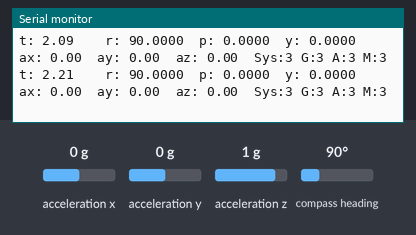
This sketch was run on a simulated Arduino Uno, built with avr-gcc and run on an emulated ATmega328P. On the bench: the last lines printed to the serial monitor. The inputs (shaded band) are chosen by the test bench; at power-on: acceleration z 1 g, acceleration x 0 g, compass heading 90°, acceleration y 0 g.

Above: at 2.3 s.
2.4 s: acceleration z set to -1.4 g
At 2.57 s:
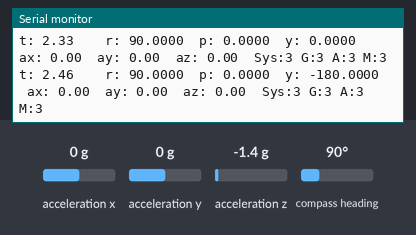
5.4 s: acceleration x set to -1.4 g
At 5.45 s:
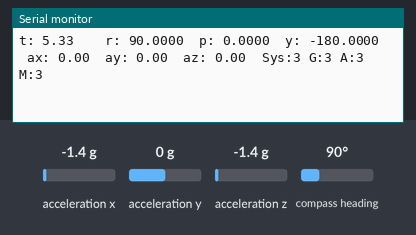
8.4 s: compass heading set to 180°
At 8.5 s:
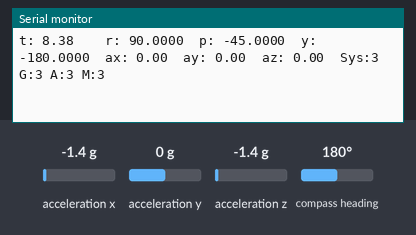
11.4 s: acceleration x set to 0 g
At 11.46 s:
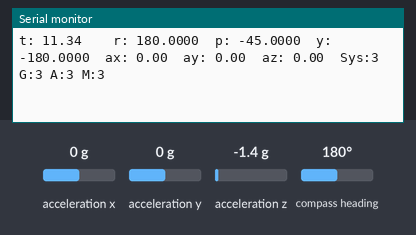
14.4 s: acceleration z set to 0 g
At 14.51 s:
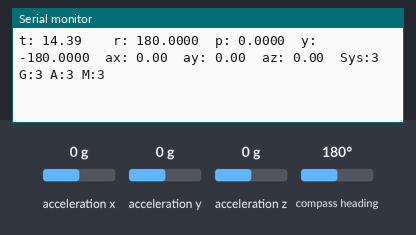
17.4 s: acceleration y set to 0.8 g
At 17.49 s:
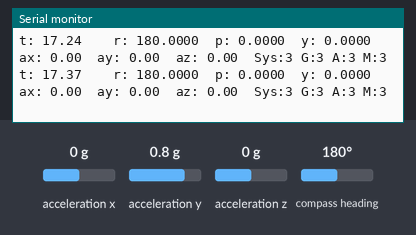
Timing chart, 0 to 20.4 s (numbered marks = the images above; inputs shaded):
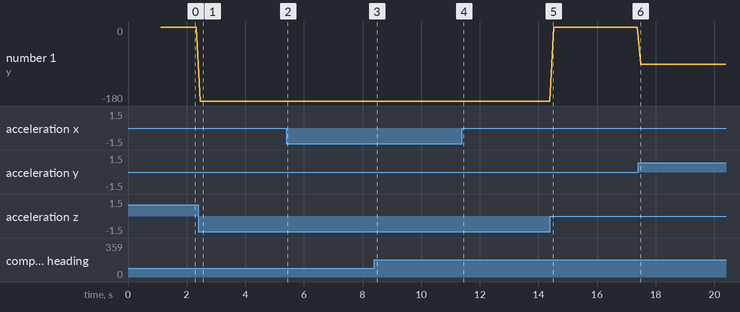

The sketch:

imu.ino
```cpp
#include <Wire.h>
#include <Adafruit_BNO055.h>
#include <utility/imumaths.h>

float t; // Time
float r, p, y; // Euler angles
float ax, ay, az; // Acceleration
int calStatus; // BNO055 calibration status

Adafruit_BNO055 bno = Adafruit_BNO055(55);

void setup() {
  Serial.begin(9600);
  delay(100);
  Serial.println("\n------------------------------\n");

  /* BNO055 9-Axis IMU */
  Serial.println("Initializing BNO055 9-Axis IMU...");
  if (!bno.begin()) {
    Serial.println("Failed!\n");
    while(1);
  }
  else {
    Serial.println("Success!\n");
    bno.setExtCrystalUse(true);
    delay(1000);
  }
}

void loop() {
  t = (double) millis() / (double) 1000.0;
  Serial.print("t: ");
  Serial.print(t);
  Serial.print("\t");

  /* Orientation (BNO055 9-Axis IMU) */
  // Possible vector values can be:
  // - VECTOR_ACCELEROMETER - m/s^2
  // - VECTOR_MAGNETOMETER  - uT
  // - VECTOR_GYROSCOPE     - rad/s
  // - VECTOR_EULER         - degrees
  // - VECTOR_LINEARACCEL   - m/s^2
  // - VECTOR_GRAVITY       - m/s^2
  imu::Vector<3> euler = bno.getVector(Adafruit_BNO055::VECTOR_EULER);
  imu::Vector<3> accel = bno.getVector(Adafruit_BNO055::VECTOR_LINEARACCEL);
  r = euler.x(); p = euler.y(); y = euler.z();
  ax = accel.x(); ay = accel.y(); az = accel.z();

  Serial.print("\tr: "); Serial.print(r, 4);
  Serial.print("\tp: "); Serial.print(p, 4);
  Serial.print("\ty: "); Serial.print(y, 4);
  Serial.print("\tax: "); Serial.print(ax, 2);
  Serial.print("\tay: "); Serial.print(ay, 2);
  Serial.print("\taz: "); Serial.print(az, 2);
  calStatus = displayCalStatus();
  Serial.println("");

  delay(100);
}

int displayCalStatus(void) {
  uint8_t system, gyro, accel, mag;
  system = gyro = accel = mag = 0;
  bno.getCalibration(&system, &gyro, &accel, &mag);

  Serial.print("\t");
  if (!system) {
    Serial.print("! ");
  }

  Serial.print("Sys:");
  Serial.print(system, DEC);
  Serial.print(" G:");
  Serial.print(gyro, DEC);
  Serial.print(" A:");
  Serial.print(accel, DEC);
  Serial.print(" M:");
  Serial.print(mag, DEC);
  return system;
}
```

Measured:
- after the input at 2.4 s, the serial monitor: prints a new line after 0.06 s (image 1)
- plotted number 1: 0 → -180 after the input at 2.4 s, 0 → -90 after the input at 17.4 s
